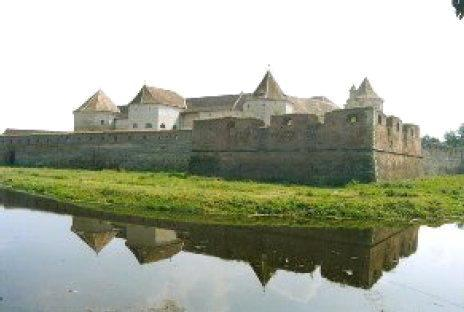
#> input picture Image_segmentation/pic2.jpg, 464 x 312 px
$ jupyter execute --allow-errors Part2_Color_Segmentation.ipynb
#> lines starting #> are read from the running program, lines starting #| are printed output that depends on the picture
# CA-2.2 Image Segmentation
## Part II: Color Segmentation
***
* ID: A0248839J
* Name: Dahyun Kim
1. First, implement K-mean clustering to initialize the segmentation, and to obtain K-center colors. The user should be able to enter the value of K (the number of the segmented colors). Then, build MRFs with multilabels and optimize by using the multilabel graphcuts (using PyMaxFlow). In the multilabel graphcuts, you should define the smoothness cost when two labels are the same (e.g. cost = 0) and when they are different (e.g. cost = 1). The data cost can be defined as the distance between the pixel color to each of the K-center colors.
2. Show the segmentation results of a given images with different settings of K.
Discuss the drawbacks of the algorithm. How can you improve the algorithm?
3. Show the best segmentation results of at least 3 different input images.

### 1. Import libraries

[cell 1]
# Import Libraries
import numpy as np
from PIL import Image
import matplotlib.pyplot as plt
import maxflow
import random
import cv2

### 2. Function `dist`
* The function `dist` calculates the distance between two images.

[cell 2]
# Calculates the Euclidean distance between images.
def dist(img1, img2):

    dist_R = abs(img1[:,:,0] - img2[:,:,0])
    dist_G = abs(img1[:,:,1] - img2[:,:,1])
    dist_B = abs(img1[:,:,2] - img2[:,:,2])
    dist = (dist_R + dist_G + dist_B)/3
    dist = dist.astype('uint8')

    return dist

### 3. Function `make_img`
* The function `make_img` makes an image of `shape` with color `color`.

[cell 3]
def make_img(color, shape):
    img = np.zeros((shape))
    for x in range(0, shape[0]):
        for y in range(0, shape[1]):
            img[x,y] = color
    return img

### 4. Open image
* Let's open an image for segmentation.

[cell 4]
# Open image.
path = 'pic2.jpg'
img = cv2.imread(path)
#> img is the input picture: shape (312, 464, 3); mean B, G, R 157.3, 173.5, 168.9
img = cv2.cvtColor(img, cv2.COLOR_BGR2RGB)
x_shape, y_shape, dim = img.shape
#> x_shape = 312; y_shape = 464; dim = 3
plt.imshow(img)

### 5. Implement K-mean clustering
* Part II (1).
* Implement K-mean clustering to initialize the segmentation, and to obtain K-center colors. The *OpenCV* `cv.kmeans()` function is used for the K-mean clustering.
* The user can enter the value of K. (K=5 is recommended for this image.)
* The result is shown below.

[cell 5]
# Samples should be of np.float32 data type,
# and each feature should be put in a single column.
flat_img = img.reshape((-1,3))
flat_img = np.float32(flat_img)

# Define stopping criteria.
# Max iterations: 100, epsilon = 1.0
criteria = (cv2.TERM_CRITERIA_EPS + cv2.TERM_CRITERIA_MAX_ITER, 100, 1.0)

# Get the number of the clusters
k = int(input('Enter the value of K (the number of the segmented colors): '))
#> the answer given: 3

# Apply kmeans.
# labels: cluster label for each pixel. (0, 1, ... ,k-1)
# centers: center points. (each center's RGB values)
# cv2.KMEANS_RANDOM_CENTERS: randomly assign the values of the clusters initially.
ret, labels, centers = cv2.kmeans(flat_img, k, None, criteria, 10, cv2.KMEANS_RANDOM_CENTERS)
#> ret = 223244761.5; centers = [[167.3, 173.5, 159.6], [250.4, 251.4, 252.1], [84.16, 91.43, 55.75]]

# convert back to int
centers = np.uint8(centers)
#> centers = [[167, 173, 159], [250, 251, 252], [84, 91, 55]]
# flatten labels
labels = labels.flatten()

# Get the segmented image.
seg_img = centers[labels] # flattened segmentation image.
seg_img = seg_img.reshape(img.shape)
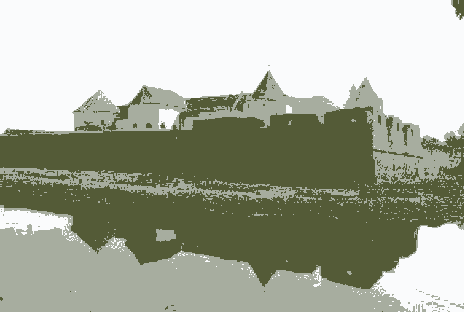
#> seg_img: shape (312, 464, 3); mean R, G, B 168.7, 173.1, 156.8

plt.imshow(seg_img)

### 6. Build MRF and use multilabel graphcuts.
* Part II (1)
* Build MRFs with multilabels and optimize by using the multilabel graphcuts.
* We can use the *Alpha-expansion* algorithm for multi-label MRF. The function `alpha_expansion` performs the algorithm, and returns the optimal result, `result_img`.

[cell 6]
def alpha_expansion(alpha, centers, m_lambda, shape, segmented_img):
    # Set colors
    # Start with label 0 and 1.
#> called with alpha = 0, centers = array of shape (3, 3), m_lambda = 200, shape = (312, 464, 3)
    Source_color = centers[alpha]
#> Source_color = [167, 173, 159]
    Sink_color = centers[1]
#> Sink_color = [250, 251, 252]
    Source_img = make_img(Source_color, shape) #'0'
#> after the loop in make_img, `for x in range(0, shape[0]):`:
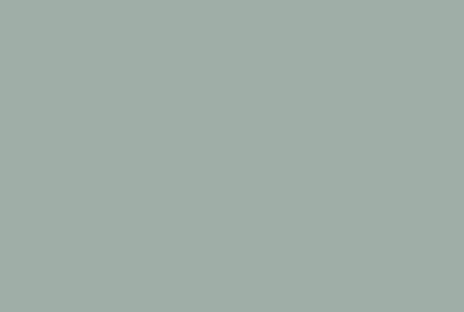
#> img: shape (312, 464, 3) float64; mean of channels 0, 1, 2 167, 173, 159; drawn as B, G, R
    Sink_img = make_img(Sink_color, shape) #'1'

    # Make MRF
    g = maxflow.Graph[int]()
    nodeids = g.add_grid_nodes((shape[0], shape[1]))
    g.add_grid_edges(nodeids, m_lambda)
    g.add_grid_tedges(nodeids, dist(Source_img, segmented_img), dist(Sink_img, segmented_img))

    # Graphcut
    g.maxflow()
    sgm = g.get_grid_segments(nodeids)
    new_img_array = np.int_(np.logical_not(sgm))

    # Make initial result image.
    result_img = centers[new_img_array]

    # Repeat for all labels and reconstruct image.
    for i in range(2,len(centers)):
        Sink_color = centers[i]
        Source_img = make_img(Source_color, shape) #'0'
        Sink_img = make_img(Sink_color, shape) #'1'
        g = maxflow.Graph[int]()
        nodeids = g.add_grid_nodes((shape[0], shape[1]))
        g.add_grid_edges(nodeids, m_lambda)
        g.add_grid_tedges(nodeids, dist(Source_img, segmented_img), dist(Sink_img, segmented_img))

        g.maxflow()
        sgm = g.get_grid_segments(nodeids)
        new_img_array = np.int_(np.logical_not(sgm))

        for x in range(0,shape[0]):
            for y in range(0,shape[1]):
                if new_img_array[x,y] == 1:
                    result_img[x,y] = Sink_color

    return result_img

### 7.  Segmentation results
* Apply `alpha_expansion`.
* The result of segmentation is shown below.

#> (a cell that did not finish here is left out)

### 8. Different settings of K
* Part II (2).
* Let's see the segmentation result of different settings of K. Like before, user can enter the new value of K.
* First, perform k-clustering again for initialization, then alpha expansion. The result if shown below.
* ( The best value of K is 5 for this image.)

[cell 8]
img1 = cv2.imread(path)
img1 = cv2.cvtColor(img1, cv2.COLOR_BGR2RGB)
x_shape1, y_shape1, dim1 = img1.shape
#> x_shape1 = 312; y_shape1 = 464; dim1 = 3

flat_img1 = img1.reshape((-1,3))
flat_img1 = np.float32(flat_img1)

k = int(input('Enter the value of K (the number of the segmented colors): '))
#> the answer given: 3

ret1, labels1, centers1 = cv2.kmeans(flat_img1, k, None, criteria, 10, cv2.KMEANS_RANDOM_CENTERS)
#> ret1 = 223244761.5; centers1 = [[250.4, 251.4, 252.1], [167.3, 173.5, 159.6], [84.16, 91.43, 55.75]]
centers1 = np.uint8(centers1)
#> centers1 = [[250, 251, 252], [167, 173, 159], [84, 91, 55]]
labels1 = labels1.flatten()
seg_img1 = centers1[labels1]
seg_img1 = seg_img1.reshape(img1.shape)

#REalpha_expansion(alpha, centers, m_lambda, shape, segmented_img):
#> (the rest of this cell did not finish here and is left out)

plt.imshow(result_img1.astype('uint8'))

### 9. The best segmentation results
* Here are some other segmentation results of different input image.
#### Example 1: Cat
* (recommended K = 6)

[cell 9]
# Open image.
path2 = 'cat.jpg'
img2 = cv2.imread(path2)
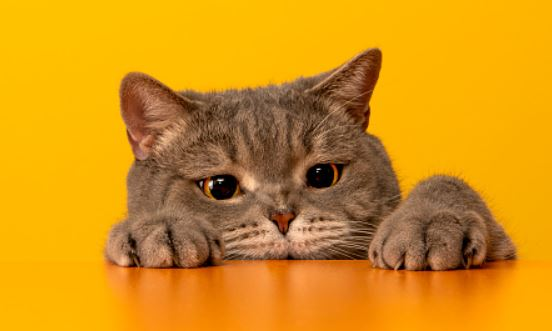
#> input picture Image_segmentation/cat.JPG, 552 x 331 px, found by its file name
#> img2 is the input picture: shape (331, 552, 3); mean B, G, R 22.5, 146.2, 212.2
img2 = cv2.cvtColor(img2, cv2.COLOR_BGR2RGB)
x_shape2, y_shape2, dim2 = img2.shape
#> x_shape2 = 331; y_shape2 = 552; dim2 = 3
plt.imshow(img2)

[cell 10]
flat_img2 = img2.reshape((-1,3))
flat_img2 = np.float32(flat_img2)

k = int(input('Enter the value of K (the number of the segmented colors): '))
#> the answer given: 3

ret2, labels2, centers2 = cv2.kmeans(flat_img2, k, None, criteria, 10, cv2.KMEANS_RANDOM_CENTERS)
#> ret2 = 188608003; centers2 = [[162.6, 115.7, 81.06], [102.7, 63.57, 37.15], [250.9, 173.6, 4.51]]
centers2 = np.uint8(centers2)
#> centers2 = [[162, 115, 81], [102, 63, 37], [250, 173, 4]]
labels2 = labels2.flatten()
seg_img2 = centers2[labels2]
seg_img2 = seg_img2.reshape(img2.shape)
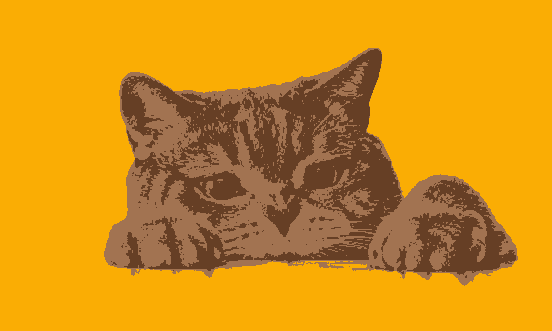
#> seg_img2: shape (331, 552, 3); mean R, G, B 211.5, 145.6, 22.2

#REalpha_expansion(alpha, centers, m_lambda, shape, segmented_img):
#> (the rest of this cell did not finish here and is left out)

plt.imshow(result_img2.astype('uint8'))

#### Example 2: Sign
* (recommended K = 5)

[cell 11]
# Open image.
path3 = 'sign.jpg'
img3 = cv2.imread(path3)
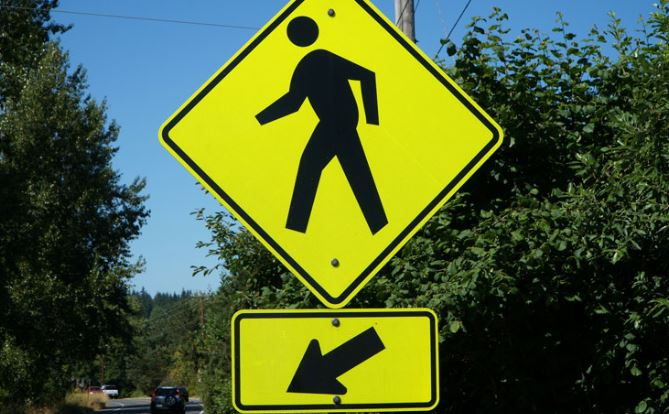
#> input picture Image_segmentation/sign.JPG, 669 x 414 px, found by its file name
#> img3 is the input picture: shape (414, 669, 3); mean B, G, R 51.6, 97.6, 79.2
img3 = cv2.cvtColor(img3, cv2.COLOR_BGR2RGB)
x_shape3, y_shape3, dim3 = img3.shape
#> x_shape3 = 414; y_shape3 = 669; dim3 = 3
plt.imshow(img3)

[cell 12]
flat_img3 = img3.reshape((-1,3))
flat_img3 = np.float32(flat_img3)

k = int(input('Enter the value of K (the number of the segmented colors): '))
#> the answer given: 3

ret3, labels3, centers3 = cv2.kmeans(flat_img3, k, None, criteria, 10, cv2.KMEANS_RANDOM_CENTERS)
#> ret3 = 481674780.9; centers3 = [[99.62, 152.5, 190], [24.6, 34.9, 19.18], [212.4, 223.4, 22.12]]
centers3 = np.uint8(centers3)
#> centers3 = [[99, 152, 190], [24, 34, 19], [212, 223, 22]]
labels3 = labels3.flatten()
seg_img3 = centers3[labels3]
seg_img3 = seg_img3.reshape(img3.shape)
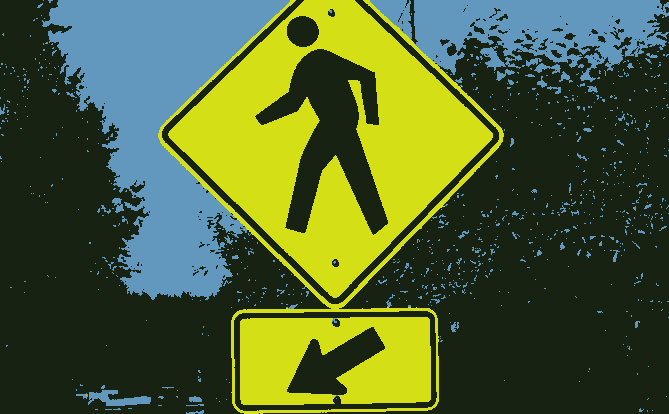
#> seg_img3: shape (414, 669, 3); mean R, G, B 78.6, 96.9, 51.5

#REalpha_expansion(alpha, centers, m_lambda, shape, segmented_img):
#> (the rest of this cell did not finish here and is left out)

plt.imshow(result_img3.astype('uint8'))

#### Example 3: Road
* (recommenced K=6)

[cell 13]
# Open image.
path4 = 'road.jpg'
img4 = cv2.imread(path4)
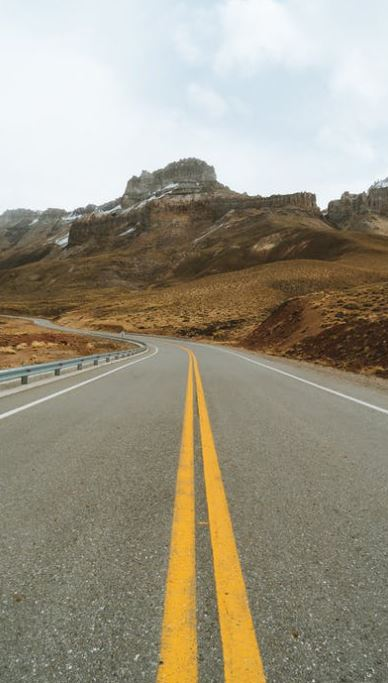
#> input picture Image_segmentation/road.JPG, 388 x 683 px, found by its file name
#> img4 is the input picture: shape (683, 388, 3); mean B, G, R 132.9, 150.4, 156.8
img4 = cv2.cvtColor(img4, cv2.COLOR_BGR2RGB)
x_shape4, y_shape4, dim4 = img4.shape
#> x_shape4 = 683; y_shape4 = 388; dim4 = 3
plt.imshow(img4)

[cell 14]
flat_img4 = img4.reshape((-1,3))
flat_img4 = np.float32(flat_img4)

k = int(input('Enter the value of K (the number of the segmented colors): '))
#> the answer given: 3

ret4, labels4, centers4 = cv2.kmeans(flat_img4, k, None, criteria, 10, cv2.KMEANS_RANDOM_CENTERS)
#> ret4 = 314173282.8; centers4 = [[230.4, 238.7, 243.9], [143.9, 133.8, 106.1], [93.59, 76.77, 52.7]]
centers4 = np.uint8(centers4)
#> centers4 = [[230, 238, 243], [143, 133, 106], [93, 76, 52]]
labels4 = labels4.flatten()
seg_img4 = centers4[labels4]
seg_img4 = seg_img4.reshape(img4.shape)
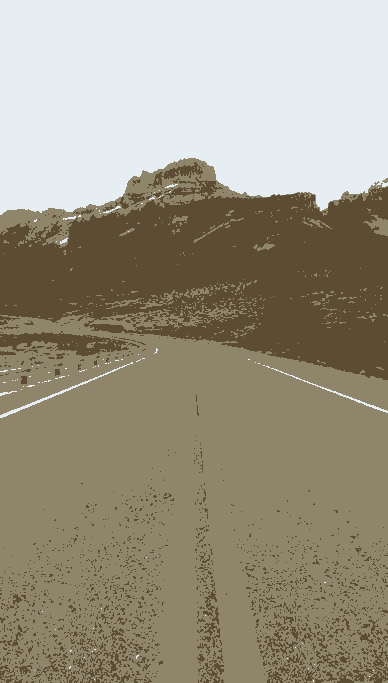
#> seg_img4: shape (683, 388, 3); mean R, G, B 156.1, 149.6, 132.4

#REalpha_expansion(alpha, centers, m_lambda, shape, segmented_img):
#> (the rest of this cell did not finish here and is left out)

#> after the loop in make_img (call 9), `for x in range(0, shape[0]):`:
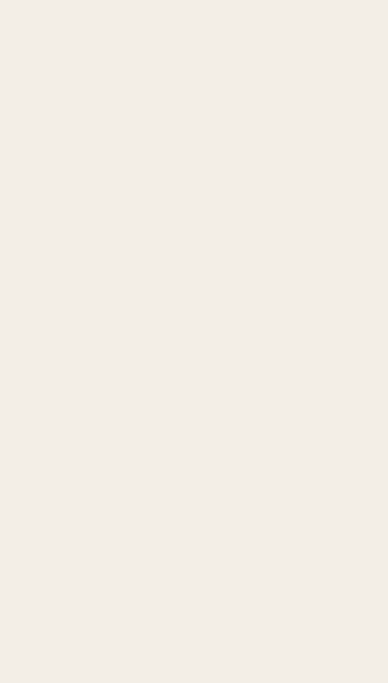
#> img: shape (683, 388, 3) float64; mean of channels 0, 1, 2 230, 238, 243; drawn as B, G, R
#> after the loop in make_img (call 10), `for x in range(0, shape[0]):`:
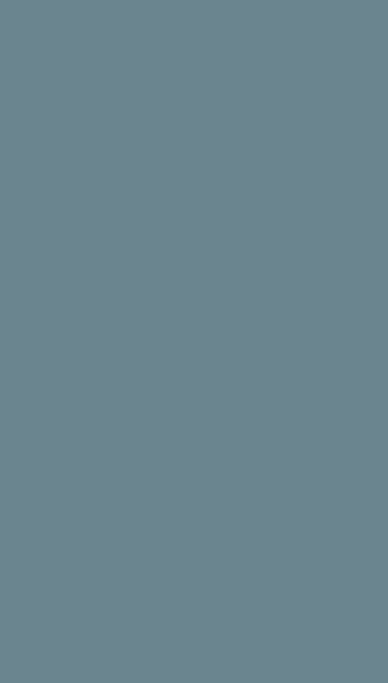
#> img: shape (683, 388, 3) float64; mean of channels 0, 1, 2 143, 133, 106; drawn as B, G, R
plt.imshow(result_img4.astype('uint8'))
